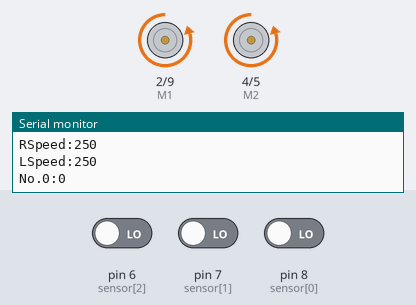
Recording of a sketch running on a simulated Arduino Uno, built with avr-gcc and run on an emulated ATmega328P. On the bench: direction and speed pins drawn as motors (green arrow = direction pin HIGH = forward, orange = LOW = backward, longer = more drive), the last lines printed to the serial monitor. Inputs (shaded band) come from the test bench; at power-on: pin 6 (sensor[2]) LOW, pin 8 (sensor[0]) LOW, pin 7 (sensor[1]) LOW.

Above: at 1.7 s.
1.8 s: pin 6 (sensor[2]) driven HIGH
At 2.3 s:
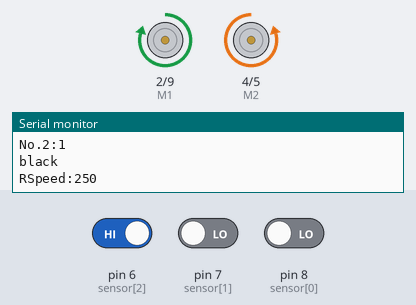
3.4 s: pin 8 (sensor[0]) driven HIGH
At 4.6 s:
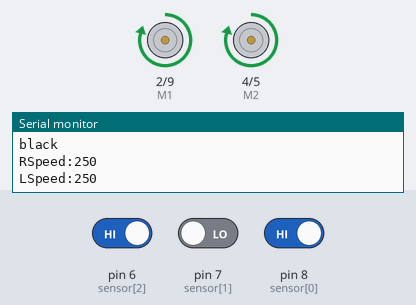
6.4 s: pin 7 (sensor[1]) driven HIGH
At 6.96 s:
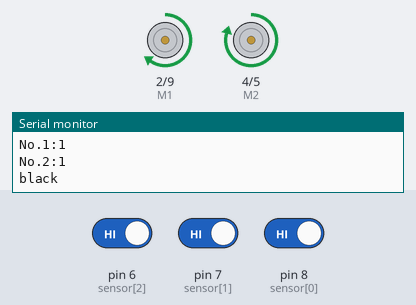
9.4 s: pin 6 (sensor[2]) driven LOW
At 11.1 s:
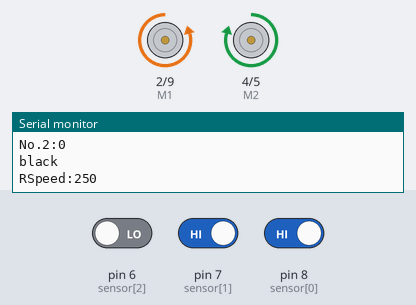
12.4 s: pin 6 (sensor[2]) driven HIGH
At 12.85 s:
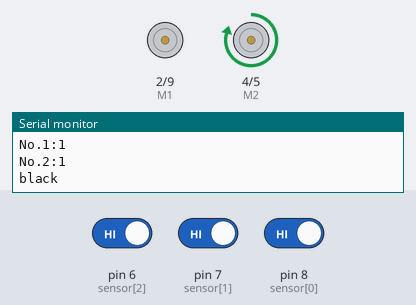
15.4 s: pin 8 (sensor[0]) driven LOW
At 16.8 s:
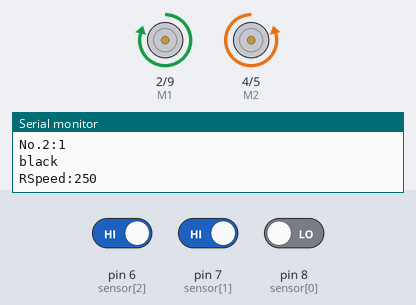
Timing chart, 0 to 18.4 s (numbered marks = the images above; inputs shaded):
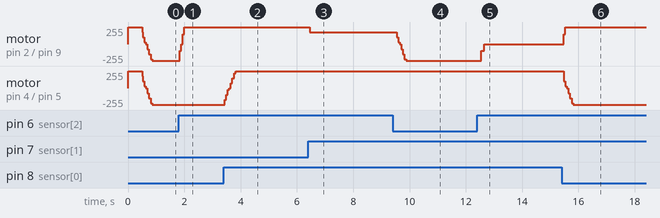

Measured:
- after the input at 1.8 s, motor on pin 2 (M1) / pin 9 (E1): backward 250/255 → forward 250/255 at once
- after the input at 3.4 s, motor on pin 4 (M2) / pin 5 (E2): backward 250/255 → forward 250/255 at once
- after the input at 6.4 s, motor on pin 2 (M1) / pin 9 (E1): forward 250/255 → forward 175/255 after 0.06 s
- after the input at 9.4 s, motor on pin 2 (M1) / pin 9 (E1): forward 175/255 → backward 250/255 after 0.14 s
- after the input at 12.4 s, motor on pin 2 (M1) / pin 9 (E1): backward 250/255 → backward 100/255 after 0.15 s, → stopped 0.10 s later
- after the input at 15.4 s, motor on pin 2 (M1) / pin 9 (E1): stopped → forward 250/255 after 0.09 s; motor on pin 4 (M2) / pin 5 (E2): forward 250/255 → backward 250/255 after 0.09 s

The sketch:

LineTrace.ino
```cpp
int sensor[3] = {8,7,6};
int B_dir = 0; // 進んだ方向を記憶する

/* Motor */
int E1 = 9; //  set the speed pin of motor A as D9
int E2 = 5; //  set the speed pin of motor B as D5
int M1 = 2; // set the direction pin of motor A as D2
int M2 = 4; // set the direction pin of motor B as D4
/*
モーターの回転速度
{速度,回転の向き}
*/
int RSpeed[2] = {255,HIGH};
int LSpeed[2] = {255,HIGH};
int PSpeed = 75; // スピードの増減数

/* 前に進む */
void advance(void){
  //B_dir = 0;
  /* モーターが後ろ向きの場合、スピードを落としてから前に変える */
  if(RSpeed[1] == LOW){
    RSpeed[0] -= PSpeed;
    if(RSpeed[0] <= 0){
      RSpeed[1] = HIGH;
    }
  }else{
    RSpeed[0] += PSpeed;
  }
  if(LSpeed[1] == LOW){
    LSpeed[0] -= PSpeed;
    if(LSpeed[0] <= 0){
      LSpeed[1] = HIGH;
    }
  }else{
    LSpeed[0] += PSpeed;
  }
  int_range();
  digitalWrite(M1,LSpeed[1]);  // motor A turns forward, wheel will go forward
  digitalWrite(M2,RSpeed[1]);  // motor B turns forward, wheel will go forward
  analogWrite(E1,LSpeed[0]);    // speed of motor A（can be adjusted according to the actual speed of motor. Turn up the value to accelerate, lower the value to decelerate.)
  analogWrite(E2,RSpeed[0]);    // speed of motor B（can be adjusted according to the actual speed of motor. Turn up the value to accelerate, lower the value to decelerate.)
}


/* バックする */
void back(void){
    /* モーターが前向きの場合、スピードを落としてから後ろに変える */
  if(RSpeed[1] == HIGH){
    RSpeed[0] -= PSpeed;
    if(RSpeed[0] <= 0){
      RSpeed[1] = LOW;
    }
  }else{
    RSpeed[0] += PSpeed;
  }
  if(LSpeed[1] == HIGH){
    LSpeed[0] -= PSpeed;
    if(LSpeed[0] <= 0){
      LSpeed[1] = LOW;
    }
  }else{
    LSpeed[0] += PSpeed;
  }


  digitalWrite(M1,LSpeed[1]);   // motor A turns reverse, wheel will go backward
  digitalWrite(M2, RSpeed[1]);
  switch(B_dir){ // 右左折した情報をもとにバックする方向を決める
    case 0: // 真後ろ
       break;
    case 2: // 右後ろ
       RSpeed[0] = LSpeed[0] / 2;
       break;
    case 1: // 左後ろ
       LSpeed[0] = RSpeed[0] / 2;
       break;
    default:
       B_dir = 1;
       break;
  }
  int_range();
  analogWrite(E1,LSpeed[0]);     // rotating speed of motor A
  analogWrite(E2,RSpeed[0]);    // rotating speed of motor B
}

/* 左に曲がる  */
void turnL(void){
   B_dir = 1;
  /*
  左のモーターを後ろ向きに
  右のモーターを前向きに
  */
  if(LSpeed[1] == HIGH){
    LSpeed[0] -= PSpeed;
    if(LSpeed[0] <= 0){
      LSpeed[1] = LOW;
    }
  }else{
    LSpeed[0] += PSpeed;
  }
  if(RSpeed[1] == LOW){
    RSpeed[0] -= PSpeed*2;
    if(RSpeed[0] <= 0){
      RSpeed[1] = HIGH;
    }
  }else{
    RSpeed[0] += PSpeed*2;
  }
   int_range();
   digitalWrite(M1,LSpeed[1]);    // motor A turns reverse and the wheel will go backward
   digitalWrite(M2, RSpeed[1]);  // motor B turns forward and the wheel goes forward, the smart car will turn left.
   analogWrite(E1,LSpeed[0]);  // speed of motor A
   analogWrite(E2, RSpeed[0]);  // speed of motor B
}

/* 右に曲がる */
void turnR(void){
   B_dir = 2;
   /*
  左のモーターを前向きに
  右のモーターを後ろ向きに
  */
  if(LSpeed[1] == LOW){
    LSpeed[0] -= PSpeed*2;
    if(LSpeed[0] <= 0){
      LSpeed[1] = HIGH;
    }
  }else{
    LSpeed[0] += PSpeed*2;
  }
  if(RSpeed[1] == HIGH){
    RSpeed[0] -= PSpeed;
    if(RSpeed[0] <= 0){
      RSpeed[1] = LOW;
    }
  }else{
    RSpeed[0] += PSpeed;
  }

   int_range();
   digitalWrite(M1,LSpeed[1]);    // motor A turns reverse and the wheel will go backward
   digitalWrite(M2, RSpeed[1]);  // motor B turns forward and the wheel goes forward, the smart car will turn left.
   analogWrite(E1,LSpeed[0]);  // speed of motor A
   analogWrite(E2, RSpeed[0]);  // speed of motor B
}

/* 数値範囲内に収める */
void int_range(){
  if(RSpeed[0] > 250){
    RSpeed[0] = 250;
   }
   if(RSpeed[0] < 0){
    RSpeed[0] = 0;
   }
   if(LSpeed[0] > 250){
    LSpeed[0] = 250;
   }
   if(LSpeed[0] < 0){
    LSpeed[0] = 0;
   }
}


void setup()
{
   for(int i = 0;i < 3;i++){
    pinMode(sensor[i],INPUT);
   }
   Serial.begin(9600);
  pinMode(M1,OUTPUT); // set M1 as OUTPUT mode
  pinMode(M2,OUTPUT); // set M2 as OUTPUT mode
  pinMode(E1,OUTPUT); //  set E1 as OUTPUT mode
  pinMode(E2,OUTPUT); //  set E2 as OUTPUT mode
  advance();
  delay(500);
}

void loop()
{
  /* センサーの状態を調べる */
  for(int i = 0;i < 3;i++){
    Serial.print("No.");
    Serial.print(i);
    Serial.print(":");
    Serial.println(digitalRead(sensor[i]));
   }

   /* 数値範囲内に収める */
   int_range();

   /* センサーの情報から進む方向を決める */
   if(digitalRead(sensor[0]) == HIGH || digitalRead(sensor[1]) == HIGH || digitalRead(sensor[2]) == HIGH){ // センサーが反応しているとき
     Serial.println("black");
       if(digitalRead(sensor[0]) == HIGH && digitalRead(sensor[2]) == LOW){ // 左のセンサーが反応しているとき
        turnL();
       }else
       if(digitalRead(sensor[2]) == HIGH && digitalRead(sensor[0]) == LOW){ // 右のセンサーが反応しているとき
        turnR();
       }else{
        advance();
       }
       if(digitalRead(sensor[0]) == HIGH && digitalRead(sensor[1]) == HIGH && digitalRead(sensor[2]) == HIGH){
        turnL();
        delay(100);
        turnR();
       }
   }else{ // センサーが反応していない時
    Serial.println("White");
    back();
   }
   Serial.print("RSpeed:");
   Serial.println(RSpeed[0]);
   Serial.print("LSpeed:");
   Serial.println(LSpeed[0]);
    //delay(10);

}
```
